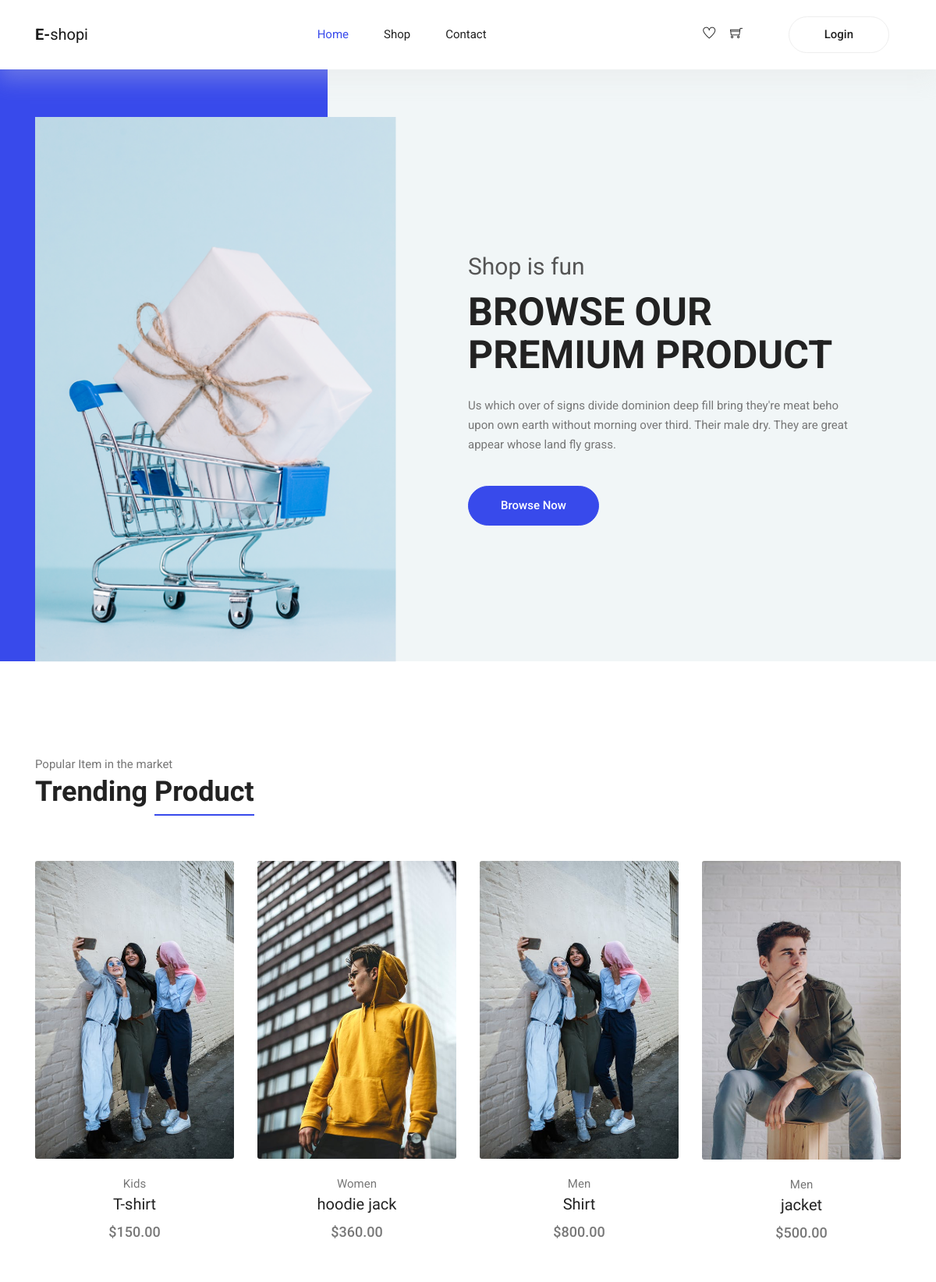
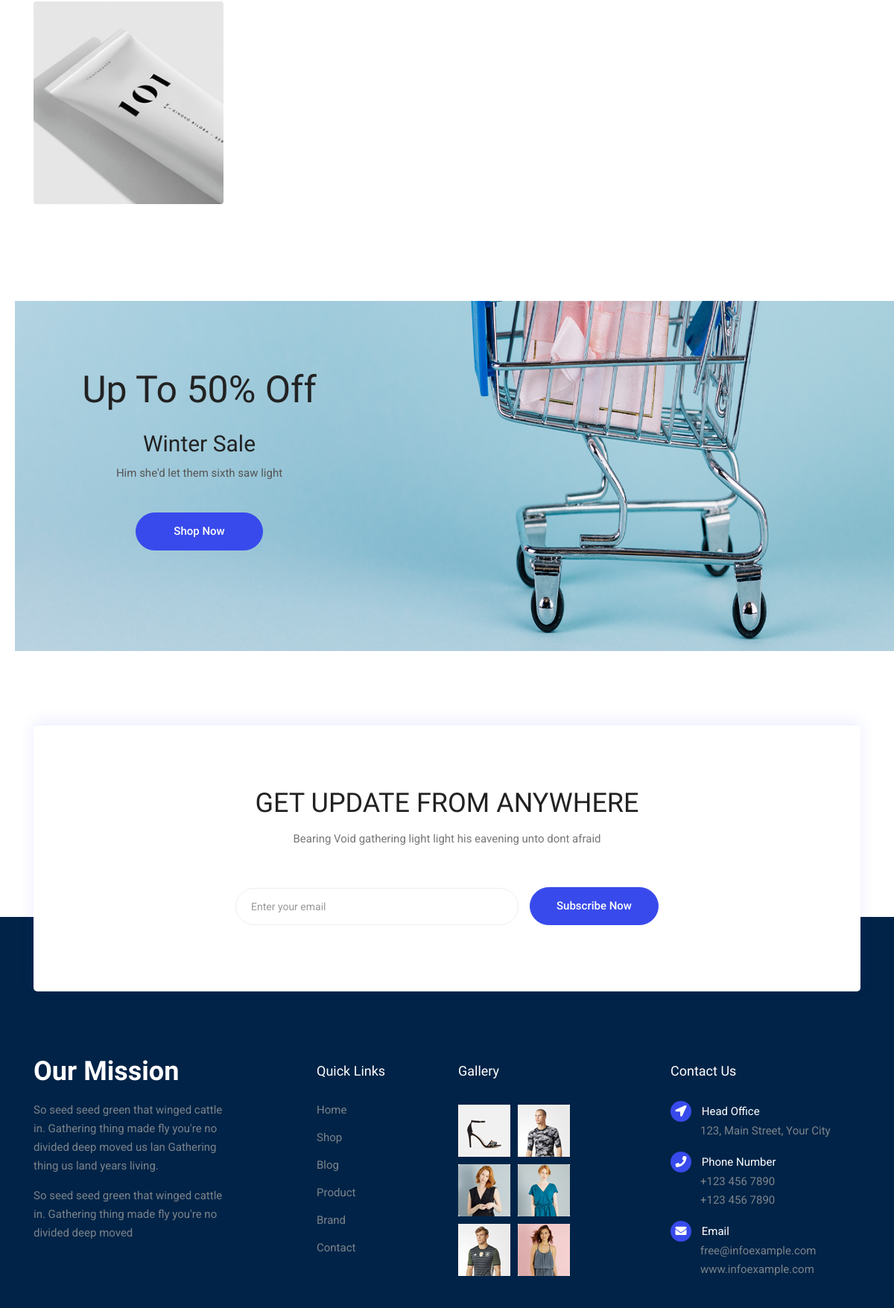
The page / (upper part) on the database its author committed (2 pictures, top to bottom).
### user/models.py (models this page shows, shortened)
class Product(models.Model):
	name = models.CharField(max_length=200)
	cname = models.ForeignKey(Category,on_delete=models.CASCADE, null=True, blank=True)
	description = models.CharField(max_length=300)
	price = models.DecimalField(max_digits=7, decimal_places=2)
	image = models.ImageField(null=True, blank=True)
	@property
	def imageURL(self):
		try:
			url = self.image.url
		except:
			url = ''
		return url

class Category(models.Model):
	cname = models.CharField(max_length=200)
	description = models.CharField(max_length=200)
	status = models.BooleanField(default=False)
	def __str__(self):
		return self.cname

### user/views.py (the view)
# urls.py: path('',views.landingpage,name="landingpage"),
def landingpage(request):
    products = Product.objects.all()
    return render(request,'user/index.html',{'products':products})

### templates/user/index.html (shortened to what this page needs)
{% extends 'user/base.html' %}
{% block content %}
{% load static %}
  <main class="site-main">
    <section class="hero-banner">
      <div class="container">
        <div class="row no-gutters align-items-center pt-60px">
          <div class="col-5 d-none d-sm-block">
            <div class="hero-banner__img">
              <img class="img-fluid" src="{% static 'user/img/home/hero-banner.png' %}" alt="">
            </div>
          </div>
          <div class="col-sm-7 col-lg-6 offset-lg-1 pl-4 pl-md-5 pl-lg-0">
            <div class="hero-banner__content">
              <h4>Shop is fun</h4>
              <h1>Browse Our Premium Product</h1>
              <p>Us which over of signs divide dominion deep fill bring they're meat beho upon own earth without morning over third. Their male dry. They are great appear whose land fly grass.</p>
              <a class="button button-hero" href="#">Browse Now</a>
            </div>
          </div>
        </div>
      </div>
    </section>
    <section class="section-margin calc-60px">
      <div class="container">
        <div class="section-intro pb-60px">
          <p>Popular Item in the market</p>
          <h2>Trending <span class="section-intro__style">Product</span></h2>
        </div>
        <div class="row">
          {% for product in products  %}
          <div class="col-md-6 col-lg-4 col-xl-3">
            <div class="card text-center card-product">
              <div class="card-product__img">
                <img class="card-img" src="{{product.imageURL}}" alt="">
              </div>
              <div class="card-body">
                <p>{{product.cname}}</p>
                <h4 class="card-product__title"><a href="{% url 'productdetails' product.id %}">{{product.name}}</a></h4>
                <p class="card-product__price">${{product.price}}</p>
              </div>
            </div>
          </div>
          {% endfor %}
          <div class="col-md-6 col-lg-4 col-xl-3">
            <div class="card text-center card-product">
              <div class="card-product__img">
                <img class="card-img" src="img/product/product2.png" alt="">
              </div>
            </div>
          </div>
        </div>
      </div>
    </section>
    <section class="offer" id="parallax-1" data-anchor-target="#parallax-1" data-300-top="background-position: 20px 30px" data-top-bottom="background-position: 0 20px">
      <div class="container">
        <div class="row">
          <div class="col-xl-5">
            <div class="offer__content text-center">
              <h3>Up To 50% Off</h3>
              <h4>Winter Sale</h4>
              <p>Him she'd let them sixth saw light</p>
              <a class="button button--active mt-3 mt-xl-4" href="#">Shop Now</a>
            </div>
          </div>
        </div>
      </div>
    </section>
    <section class="subscribe-position">
      <div class="container">
        <div class="subscribe text-center">
          <h3 class="subscribe__title">Get Update From Anywhere</h3>
          <p>Bearing Void gathering light light his eavening unto dont afraid</p>
          <div id="mc_embed_signup">
            <form target="_blank" action="https://spondonit.us12.list-manage.com/subscribe/post?u=1462626880ade1ac87bd9c93a&amp;id=92a4423d01" method="get" class="subscribe-form form-inline mt-5 pt-1">
              <div class="form-group ml-sm-auto">
                <input class="form-control mb-1" type="email" name="EMAIL" placeholder="Enter your email" onfocus="this.placeholder = ''" onblur="this.placeholder = 'Your Email Address '" >
              </div>
              <button class="button button-subscribe mr-auto mb-1" type="submit">Subscribe Now</button>
            </form>
          </div>
        </div>
      </div>
    </section>
  </main>
  {% endblock content %}

### static/user/css/style.css (style rules this page uses)
body { color:#777;font-family:"Roboto",sans-serif;font-size:15px;font-weight:400;line-height:1.667 }
button { cursor:pointer }
h1,h2,h3,h4,h5,h6 { font-family:"Oswald",sans-serif;color:#222;line-height:1.1 }
h1,.h1 { font-size:50px;font-weight:700 }
h2,.h2 { font-size:36px;font-weight:600 }
h3,.h3 { font-size:26px;font-weight:600 }
@media (min-width: 600px) { h3,.h3 { font-size:36px } }
h4,.h4 { font-size:20px;font-weight:400;line-height:1.3 }
a { display:inline-block }
.section-margin { margin:45px 0 }
@media (min-width: 980px) { .section-margin { margin:70px 0 } }
@media (min-width: 1100px) { .section-margin { margin:120px 0 } }
@media (min-width: 1100px) { .section-margin.calc-60px { margin:120px 0 70px 0 } }
.pb-60px { padding-bottom:60px }
.pt-60px { padding-top:60px }
.section-intro p { margin-bottom:3px }
.section-intro__style { border-bottom:2px solid #384aeb;padding-bottom:8px }
.hero-banner { background:#F1F6F7;position:relative;margin-bottom:10px }
@media (min-width: 991px) { .hero-banner { z-index:111 } }
.hero-banner::before { content:"";display:block;width:5%;height:100%;background:#384aeb;position:absolute;top:0;left:0 }
@media (min-width: 575px) { .hero-banner::before { width:20% } }
@media (min-width: 991px) { .hero-banner::before { width:35% } }
.hero-banner__img { position:relative;top:1px }
@media (min-width: 1000px) { .hero-banner__content { max-width:495px } }
.hero-banner__content h4 { font-size:30px;font-family:"Roboto",sans-serif;color:#555555;margin-bottom:12px }
.hero-banner__content h1 { font-family:"Roboto",sans-serif;font-size:25px;text-transform:uppercase;font-weight:700;margin-bottom:10px }
@media (min-width: 767px) { .hero-banner__content h1 { font-size:30px;margin-bottom:25px } }
@media (min-width: 991px) { .hero-banner__content h1 { font-size:50px } }
.hero-banner__content p { margin-bottom:10px }
@media (min-width: 767px) { .hero-banner__content p { margin-bottom:40px } }
.card-product { border:0;margin-bottom:30px }
.card-product p { margin-bottom:0 }
.card-product__img { position:relative }
.card-product__title a { color:#222 }
.card-product__price { font-size:18px;font-weight:500 }
.offer { background:url("../img/home/parallax-bg.png") right center no-repeat;background-size:cover }
@media (min-width: 1200px) { .offer { background-size:100% 100% } }
.offer__content { padding:100px 0 110px 0 }
@media (min-width: 1000px) { .offer__content { padding:122px 0 135px 0 } }
.offer__content h3 { font-size:35px;font-weight:400;margin-bottom:20px }
@media (min-width: 650px) { .offer__content h3 { font-size:50px;margin-bottom:25px } }
.offer__content h4 { font-size:30px }
.offer__content p { color:#555555 }
.subscribe { padding:45px 10px;background:#fff;border-radius:5px;box-shadow:0px -5px 20px 0px rgba(56,74,235,0.1) }
@media (min-width: 1000px) { .subscribe { padding:85px 10px } }
.subscribe__title { font-size:28px;font-weight:500;text-transform:uppercase;margin-bottom:16px }
@media (min-width: 1000px) { .subscribe__title { font-size:36px } }
.subscribe-form .form-group { margin-bottom:0;position:relative }
.subscribe-form .form-control { border-radius:30px;height:50px;border-color:#EEEEEE;padding-left:20px;font-size:14px }
@media (min-width: 800px) { .subscribe-form .form-control { min-width:380px } }
.subscribe-form .form-control::placeholder { color:#999999 }
.subscribe-form button { margin-left:15px }
.subscribe-position { margin-bottom:20px }
@media (min-width: 1000px) { .subscribe-position { position:relative;top:100px;margin-bottom:0 } }
.button { display:inline-block;border:1px solid #384aeb;border-radius:30px;color:#222;font-weight:500;padding:12px 50px;background:#384aeb;color:#fff;transition:all .4s ease }
.button-subscribe { font-size:14px;padding:10px 20px }
@media (min-width: 800px) { .button-subscribe { padding:12px 35px;font-size:15px } }
.button-hero { padding:12px 41px }
.button--active { background:#384aeb;color:#fff }

### rows shown on the page
Product: imageURL (picture), cname "Kids", name "T-shirt", price "150.00"
Product: imageURL (picture), cname "Women", name "hoodie jack", price "360.00"
Product: imageURL (picture), cname "Men", name "Shirt", price "800.00"
Product: imageURL (picture), cname "Men", name "jacket", price "500.00"
